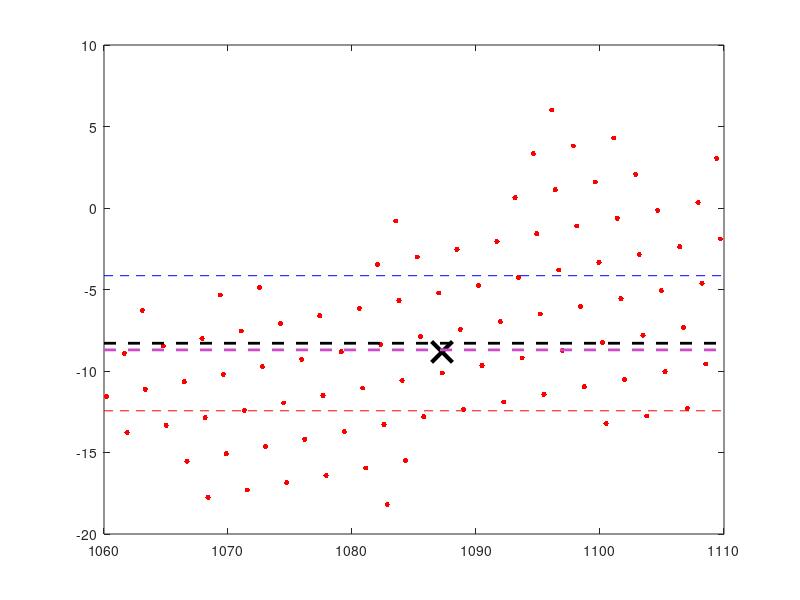

The MATLAB script that drew this image: (Note: this script raises an error after producing the figure.)
fileID = fopen('Per tile analysis k4.txt', 'r');  
format = '%f , %f ;';
sizeX = [2 Inf]; 
X = fscanf(fileID, format, sizeX);
fclose(fileID);
X = X';

% figure;
% plot(X(:,1), X(:,2), '.');

meanX = mean(X);
stdX = std(X);
stdmean =0;
countX =0;
%xmean = 0:1:2760; 
for i = 1:523
   if X(i,2) <= (meanX(1,2)+stdX(1,2)) && X(i,2) >= (meanX(1,2)-stdX(1,2))
       stdmean = stdmean + X(i,2);
       countX = countX + 1;
   else
       continue
   end
end

stdmean = stdmean/countX;


opts = statset('Display','final');
[idx,C] = kmeans(X,1,'Distance','cityblock','Replicates',5,'Options',opts);

figure;
plot(X(idx==1,1),X(idx==1,2),'r.','MarkerSize',12)
hold on
plot(X(idx==2,1),X(idx==2,2),'b.','MarkerSize',12)
plot(C(:,1),C(:,2),'kx','MarkerSize',15,'LineWidth',3) 
line([1060,1110],[meanX(1,2) meanX(1,2)],'Color', 'k', 'LineStyle', '--','Linewidth', 2)
line([1060,1110],[meanX(1,2)+stdX(1,2) meanX(1,2)+stdX(1,2)],'Color', 'b', 'LineStyle', '--')
line([1060,1110],[meanX(1,2)-stdX(1,2) meanX(1,2)-stdX(1,2)],'Color', 'r', 'LineStyle', '--')
line([1060,1110],[stdmean stdmean],'Color', [0.8 0.3 0.8], 'LineStyle', '--', 'Linewidth', 2)
legend('Cluster 1','Cluster 2','Centroids','Mean','+std', '-std', 'Zscore','Location','NW')

title 'Data analysis within a tile'
xlabel 'Y Down range (mm)'
ylabel 'Z Elevation (mm)'
hold off

